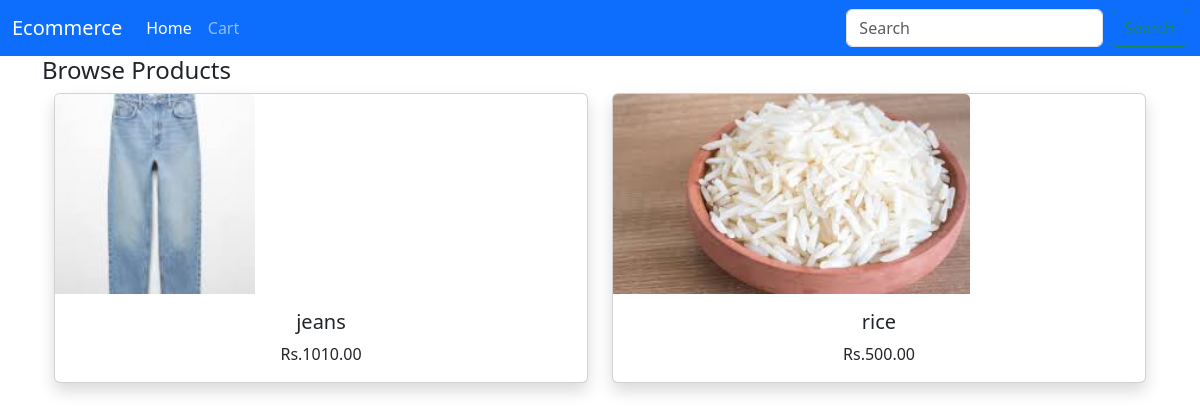
The page / on the database its author committed.
### catalog/models.py (models this page shows, shortened)
class Product(models.Model):
    name =  models.CharField(max_length=225)
    price = models.DecimalField(max_digits=10, decimal_places=2)
    category = models.ForeignKey(Category, on_delete=models.CASCADE)
    photo = models.FileField(upload_to='uploads/')

### catalog/views.py (the view)
# urls.py: path("", views.home, name='home'),
def home(request):
    products= Product.objects.all()
    return render(request, 'index.html',{'products':products})

### catalog/templates/index.html (shortened to what this page needs)
{% extends "base.html" %}
{%block homepage %}
<div class ="container">
    <div class =  "row">
        <div class ="col-nd-4">
        <div class= "col-nd-8">
            <h4> Browse Products</h4>
            <div class ="container">
                <div class = "row">
                    {% for product in products%}
                    <div class="col">
                        <div class= "card board-0 shadow">
                            <a href="/product/{{product.id}}/"><img src="{{product.photo.url}}" class="card-img-top" alt="" style="height: 200px;width: auto;"></a>
                            <div class="card-body">
                                <h5 class="card-title text-center">{{product.name}}</h5>
                                <p class="card-text text-center">Rs.{{product.price}}</p>
                            </div>
                        </div>
                    </div>
                    {% endfor %}
                </div>
            </div>
        </div>
    </div>
</div>
{% endblock %}

### catalog/templates/base.html (shortened to what this page needs)
{%load static %}
{% load catalog_extras %}
<!DOCTYPE html>
<html>
    <head>
        <link rel="stylesheet" href="">
        <link href="https://cdn.jsdelivr.net/npm/bootstrap@5.3.3/dist/css/bootstrap.min.css" rel="stylesheet">
    </head>
    <body>
        <nav class="navbar navbar-expand-lg bg-primary navbar-dark">
            <div class="container-fluid">
              <a class="navbar-brand" href="/#">Ecommerce</a>
              <div class="collapse navbar-collapse" id="navbarSupportedContent">
                <ul class="navbar-nav me-auto mb-2 mb-lg-0">
                  <li class="nav-item">
                    <a class="nav-link active" aria-current="page" href="/#">Home</a>
                  </li>
                  <li class="nav-item">
                    <a class="nav-link" href="/my/cart/">Cart</a>
                  </li>
                </ul>
                <form class="d-flex">
                  <input class="form-control me-2" type="search" placeholder="Search" aria-label="Search">
                  <button class="btn btn-outline-success" type="submit">Search</button>
                </form>
              </div>
            </div>
          </nav>
        {%block homepage %}
        {%endblock%}
    </body>
</html>

### rows shown on the page
Product: photo (picture), name "jeans", price "1010.00"
Product: photo (picture), name "rice", price "500.00"
